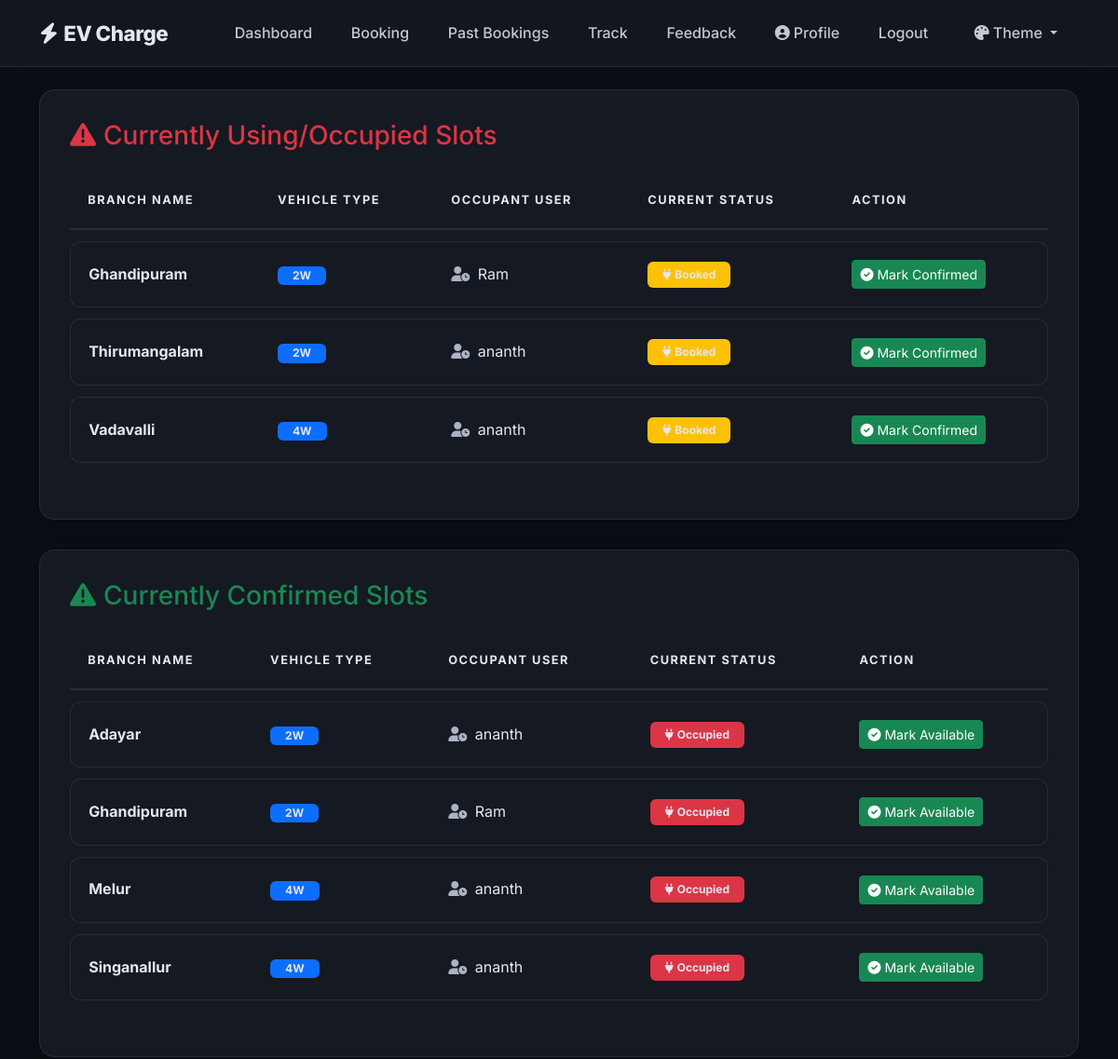
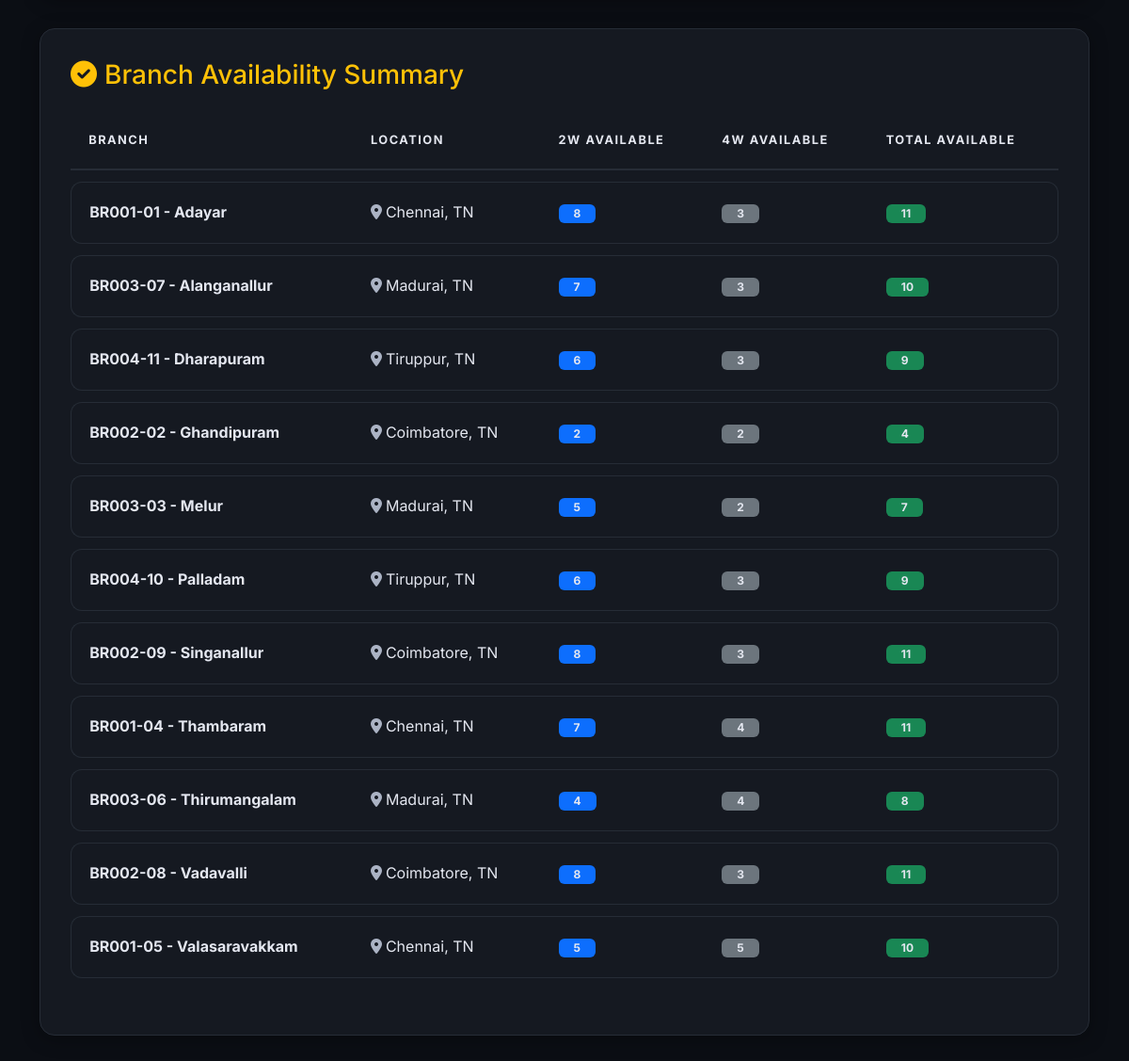
/admin/slots (signed in), run on the app's committed database (2 pictures, top to bottom).
### models.py (models this page shows, shortened)
class Slot(db.Model):
    __tablename__ = 'slots'
    id = db.Column(db.Integer, primary_key=True)
    station_id = db.Column(db.Integer, db.ForeignKey('stations.id'), nullable=False)
    branch_id = db.Column(db.Integer, db.ForeignKey('branches.id'), nullable=True)
    parent_slot_id = db.Column(db.Integer, db.ForeignKey('slots.id'), nullable=True)
    user_id = db.Column(db.Integer, db.ForeignKey('users.id'), nullable=True)
    type = db.Column(db.String(10), nullable=False)  # 2W or 4W
    status = db.Column(db.String(20), default='Available')  # Available, Booked, Occupied, Completed
    vehicle_type = db.Column(db.String(10), nullable=True)
    booked_at = db.Column(db.DateTime, nullable=True)
    _branch_name = db.Column('branch_name', db.String(120), nullable=True)
    parent_slot = db.relationship('Slot', remote_side=[id], backref='child_slots', uselist=False)
    user = db.relationship('User', backref='slots', foreign_keys=[user_id])
    booking = db.relationship('Booking', backref='slot', uselist=False)
    @property
    def branch_name(self):
        if self.branch:
            return self.branch.name
        if self._branch_name:
            return self._branch_name
        return self.station.branch_label if self.station else 'Unknown'

class Branch(db.Model):
    __tablename__ = 'branches'
    id = db.Column(db.Integer, primary_key=True)
    station_id = db.Column(db.Integer, db.ForeignKey('stations.id'), nullable=False)
    name = db.Column(db.String(120), nullable=False)
    location = db.Column(db.String(200), nullable=True)
    latitude = db.Column(db.Float, nullable=True)
    longitude = db.Column(db.Float, nullable=True)
    slots_2w_total = db.Column(db.Integer, default=0)
    slots_4w_total = db.Column(db.Integer, default=0)
    price_2w_per_hour = db.Column(db.Float, default=20.0)
    price_4w_per_hour = db.Column(db.Float, default=50.0)
    open_time = db.Column(db.Time, default=time(6, 0))
    close_time = db.Column(db.Time, default=time(22, 0))
    slots = db.relationship('Slot', backref='branch', lazy=True)
    @property
    def branch_code(self):
        if self.station and self.id:
            return f"{self.station.branch_code}-{self.id:02d}"
        return f"BR000-00"
    @property
    def branch_label(self):
        return f"{self.branch_code} - {self.name}"

class User(db.Model, UserMixin):
    __tablename__ = 'users'
    id = db.Column(db.Integer, primary_key=True)
    username = db.Column(db.String(100), unique=True, nullable=False)
    email = db.Column(db.String(120), unique=True, nullable=False)
    password = db.Column(db.String(200), nullable=False)
    vehicle_no = db.Column(db.String(50), nullable=False)
    role = db.Column(db.String(20), default='user')  # user/admin
    profile_pic = db.Column(db.String(255), default='default_profile.png')
    bio = db.Column(db.Text, default='Electric Vehicle Enthusiast')
    bookings = db.relationship('Booking', backref='user', lazy=True)
    feedbacks = db.relationship('Feedback', backref='user', lazy=True)

class Station(db.Model):
    __tablename__ = 'stations'
    id = db.Column(db.Integer, primary_key=True)
    name = db.Column(db.String(100), nullable=False)
    location = db.Column(db.String(200), nullable=False)  # Tamil Nadu Area
    latitude = db.Column(db.Float, nullable=True)
    longitude = db.Column(db.Float, nullable=True)
    slots = db.relationship('Slot', backref='station', lazy=True)
    bookings = db.relationship('Booking', backref='station', lazy=True)
    feedbacks = db.relationship('Feedback', backref='station', lazy=True)
    branches = db.relationship('Branch', backref='station', lazy=True)
    @property
    def branch_code(self):
        return f"BR{self.id:03d}" if self.id else "BR000"

### routes/admin_routes.py (the view)
@admin_bp.route('/slots')
@login_required
def slots():
    confirm_slot = Slot.query.filter_by(status='Confirmed').all()
    occupied_slots = Slot.query.filter_by(status='Occupied').all()
    available_branches = []
    branches = Branch.query.order_by(Branch.name).all()
    for branch in branches:
        available_2w = Slot.query.filter_by(branch_id=branch.id, status='Available', type='2W').count()
        available_4w = Slot.query.filter_by(branch_id=branch.id, status='Available', type='4W').count()
        if available_2w or available_4w:
            available_branches.append({
                'branch': branch,
                'available_2w': available_2w,
                'available_4w': available_4w,
                'total_available': available_2w + available_4w
            })
    return render_template(
        'admin/slots.html',
        occupied_slots=occupied_slots,
        confirmed_slots=confirm_slot,
        available_branches=available_branches
    )

### app.py (called while the page is built)
@login_manager.user_loader
def load_user(user_id):
    return User.query.get(int(user_id))

@app.context_processor
def inject_google_maps_api_key():
    return {
        'gmaps_api_key': app.config['GOOGLE_MAPS_API_KEY']
    }

### src/templates/admin/slots.html (shortened to what this page needs)
{% extends "base.html" %}
{% block content %}
<div class="row">
    <div class="col-md-12">
        <div class="card">
            <h3 class="mb-4 text-danger"><i class="fas fa-exclamation-triangle me-2"></i>Currently Using/Occupied Slots</h3>
            <div class="table-responsive">
                <table class="table">
                    <thead>
                        <tr>
                            <th>Branch Name</th>
                            <th>Vehicle Type</th>
                            <th>Occupant User</th>
                            <th>Current Status</th>
                            <th>Action</th>
                        </tr>
                    </thead>
                    <tbody>
                        {% for slot in occupied_slots %}
                        <tr>
                            <td class="fw-bold">{{ slot.branch_name }}</td>
                            <td><span class="badge bg-primary px-3">{{ slot.type }}</span></td>
                            <td>
                                <i class="fas fa-user-clock me-1 text-secondary"></i>
                                {{ slot.booking.user.username if slot.booking else 'Restricted' }}
                            </td>
                            <td><span class="badge bg-warning py-2 px-3"><i class="fas fa-plug me-1"></i>Booked</span></td>
                            <td>
                                <form action="{{ url_for('admin.confirm_slot', slot_id=slot.id) }}" method="POST" class="d-inline">
                                    <button type="submit" class="btn btn-sm btn-success">
                                        <i class="fas fa-check-circle me-1"></i>Mark Confirmed
                                    </button>
                                </form>
                            </td>
                        </tr>
                        {% else %}
                        <tr>
                            <td colspan="4" class="text-center py-4 text-secondary">No slots are currently occupied.</td>
                        </tr>
                        {% endfor %}
                    </tbody>
                </table>
            </div>
        </div>
    </div>
</div>
<div class="row">
    <div class="col-md-12">
        <div class="card">
            <h3 class="mb-4 text-success"><i class="fas fa-exclamation-triangle me-2"></i>Currently Confirmed Slots</h3>
            <div class="table-responsive">
                <table class="table">
                    <thead>
                        <tr>
                            <th>Branch Name</th>
                            <th>Vehicle Type</th>
                            <th>Occupant User</th>
                            <th>Current Status</th>
                            <th>Action</th>
                        </tr>
                    </thead>
                    <tbody>
                        {% for slot in confirmed_slots %}
                        <tr>
                            <td class="fw-bold">{{ slot.branch_name }}</td>
                            <td><span class="badge bg-primary px-3">{{ slot.type }}</span></td>
                            <td>
                                <i class="fas fa-user-clock me-1 text-secondary"></i>
                                {{ slot.booking.user.username if slot.booking else 'Restricted' }}
                            </td>
                            <td><span class="badge bg-danger py-2 px-3"><i class="fas fa-plug me-1"></i>Occupied</span></td>
                            <td>
                                <form action="{{ url_for('admin.release_slot', slot_id=slot.id) }}" method="POST" class="d-inline">
                                    <button type="submit" class="btn btn-sm btn-success">
                                        <i class="fas fa-check-circle me-1"></i>Mark Available
                                    </button>
                                </form>
                            </td>
                        </tr>
                        {% else %}
                        <tr>
                            <td colspan="4" class="text-center py-4 text-secondary">No slots are currently Confirmed.</td>
                        </tr>
                        {% endfor %}
                    </tbody>
                </table>
            </div>
        </div>
    </div>
</div>
<div class="row mb-5">
    <div class="col-md-12">
        <div class="card">
            <h3 class="mb-4 text-warning"><i class="fas fa-check-circle me-2"></i>Branch Availability Summary</h3>
            <div class="table-responsive">
                <table class="table">
                    <thead>
                        <tr>
                            <th>Branch</th>
                            <th>Location</th>
                            <th>2W Available</th>
                            <th>4W Available</th>
                            <th>Total Available</th>
                        </tr>
                    </thead>
                    <tbody>
                        {% for item in available_branches %}
                        <tr>
                            <td class="fw-bold">{{ item.branch.branch_label }}</td>
                            <td><i class="fas fa-map-marker-alt me-1 text-secondary"></i>{{ item.branch.location or item.branch.branch_name }}</td>
                            <td><span class="badge bg-primary px-3">{{ item.available_2w }}</span></td>
                            <td><span class="badge bg-secondary px-3">{{ item.available_4w }}</span></td>
                            <td><span class="badge bg-success px-3">{{ item.total_available }}</span></td>
                        </tr>
                        {% else %}
                        <tr>
                            <td colspan="5" class="text-center py-4 text-secondary">No available slots found.</td>
                        </tr>
                        {% endfor %}
                    </tbody>
                </table>
            </div>
        </div>
    </div>
</div>
{% endblock %}

### static/css/style.css (style rules this page uses)
:root { --bg-color: #0b0e14; --card-bg: #151921; --border-color: #262c36; --text-primary: #e4e7f0; --text-secondary: #abb3c4; --accent-color: #3897f0; --success-color: #00f5a0; --danger-color: #ff4d4d; --glass-bg: rgba(21, 25, 33, 0.85); --btn-outline-text: #ffffff; }
body { background-color: var(--bg-color); color: var(--text-primary); font-family: 'Inter', sans-serif; margin: 0; padding: 0; line-height: 1.6; -webkit-font-smoothing: antialiased; }
i.fas, i.far, i.fab, i.fal, i.fad { font-family: "Font Awesome 6 Free", "Font Awesome 6 Brands", "Font Awesome 5 Free" !important; }
h1, h2, h3, h4, h5, h6, p, span, label, td, th, .nav-link, .navbar-brand { color: var(--text-primary) !important; }
.text-secondary, small, .text-muted { color: var(--text-secondary) !important; }
.card { background-color: var(--card-bg); border: 1px solid var(--border-color); border-radius: 16px; padding: 2rem; margin-bottom: 2rem; box-shadow: 0 4px 20px rgba(0, 0, 0, 0.3); }
.table { width: 100%; border-collapse: separate; border-spacing: 0 0.8rem; margin-top: -0.8rem; }
.table th { border-bottom: 2px solid var(--border-color); font-weight: 700; text-transform: uppercase; font-size: 0.8rem; letter-spacing: 1.5px; padding: 1.2rem; background: var(--card-bg); color: var(--text-primary) !important; }
.table td { background: var(--card-bg); color: var(--text-primary) !important; padding: 1.2rem; vertical-align: middle; border-top: 1px solid var(--border-color); border-bottom: 1px solid var(--border-color); }
.table tr td:first-child { border-left: 1px solid var(--border-color); border-top-left-radius: 12px; border-bottom-left-radius: 12px; }
.table tr td:last-child { border-right: 1px solid var(--border-color); border-top-right-radius: 12px; border-bottom-right-radius: 12px; }
.text-warning { color: #ffc107 !important; }

### data on the page
Slot: branch_name "Ghandipuram", type "2W", booking.user "Ram"
Slot: branch_name "Thirumangalam", type "2W", booking.user "ananth"
Slot: branch_name "Vadavalli", type "4W", booking.user "ananth"
Slot: branch_name "Adayar", type "2W", booking.user "ananth"
Slot: branch_name "Ghandipuram", type "2W", booking.user "Ram"
Slot: branch_name "Melur", type "4W", booking.user "ananth"
Slot: branch_name "Singanallur", type "4W", booking.user "ananth"
Branch: branch.branch_label "BR001-01 - Adayar", branch "Chennai, TN"
Branch: branch.branch_label "BR003-07 - Alanganallur", branch "Madurai, TN"
Branch: branch.branch_label "BR004-11 - Dharapuram", branch "Tiruppur, TN"
Branch: branch.branch_label "BR002-02 - Ghandipuram", branch "Coimbatore, TN"
Branch: branch.branch_label "BR003-03 - Melur", branch "Madurai, TN"
Branch: branch.branch_label "BR004-10 - Palladam", branch "Tiruppur, TN"
Branch: branch.branch_label "BR002-09 - Singanallur", branch "Coimbatore, TN"
Branch: branch.branch_label "BR001-04 - Thambaram", branch "Chennai, TN"
Branch: branch.branch_label "BR003-06 - Thirumangalam", branch "Madurai, TN"
Branch: branch.branch_label "BR002-08 - Vadavalli", branch "Coimbatore, TN"
Branch: branch.branch_label "BR001-05 - Valasaravakkam", branch "Chennai, TN"

### other printed values
{{ item.available_2w }} "8" "7" "6" "2" "5" "6" "8" "7" "4" "8" "5"
{{ item.available_4w }} "3" "3" "3" "2" "2" "3" "3" "4" "4" "3" "5"
{{ item.total_available }} "11" "10" "9" "4" "7" "9" "11" "11" "8" "11" "10"
